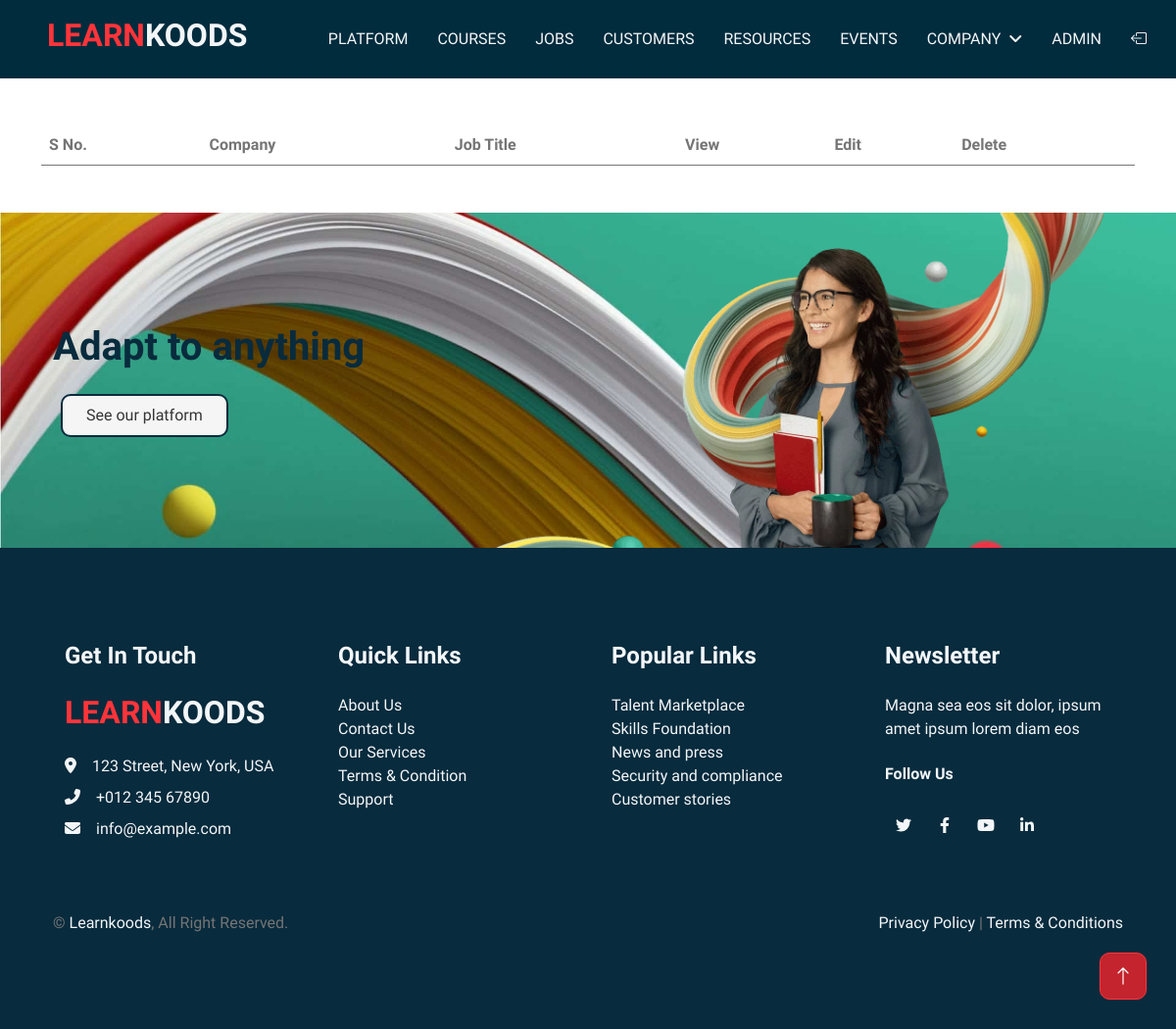
Page /jobprofile/ (signed in) on the earlier database version.
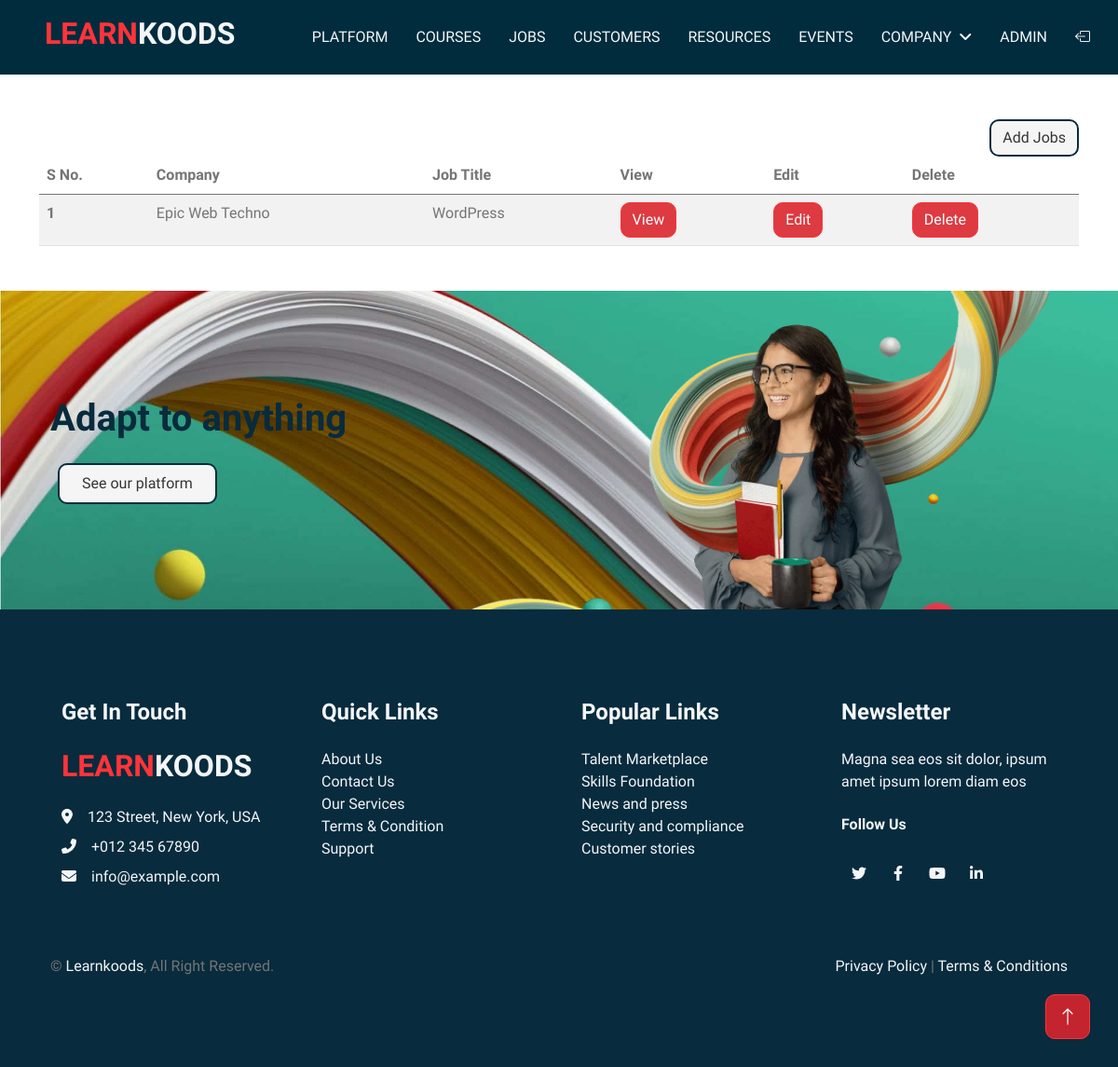
Same page on the later database version.
### jobs/models.py (models this page shows)
class Job(models.Model):
    job_id = models.AutoField(primary_key=True)
    user = models.ForeignKey(User, on_delete=models.CASCADE,null=True,blank=True,default=None)
    category = models.ForeignKey(Category,on_delete=models.CASCADE,null = True)
    job_title = models.CharField(max_length=100)
    job_type = models.CharField(choices=JOB_TYPE,default=None, null = True,max_length=50)
    exp_required = models.CharField(max_length=100)
    skills_req =  models.ManyToManyField(skil)
    job_des = HTMLField(blank=True, null=True)
    salary = models.CharField(max_length=20)
    min_salary = models.DecimalField(
        max_digits=10,
        decimal_places=2,
        null=True,
        blank=True,
        verbose_name="Minimum Salary",
        help_text="Enter the minimum salary for this job (e.g., 50000.00)",
    )
    max_salary = models.DecimalField(
        max_digits=10,
        decimal_places=2,
        null=True,
        blank=True,
        verbose_name="Maximum Salary",
        help_text="Enter the maximum salary for this job (e.g., 80000.00)",
    )
    company = models.CharField(max_length=100,null=False,default=None)
    location = models.CharField(max_length=250)
    company_desc = HTMLField(blank=True, null=True)
    url = models.URLField(max_length=200)
    last_update = models.DateField()
    timestamp = models.DateTimeField(auto_now=True)
    job_image = models.ImageField(upload_to='job/', default = "job/jobs-1.jpg")
    job_slug = AutoSlugField(populate_from = 'get_full_slug',unique=True,null=True,default=None)
    is_published = models.BooleanField(default=False)
    is_closed = models.BooleanField(default=False)
    def get_full_slug(self):
        return f"{self.job_title} at {self.company}"
    def __str__(self):
        return self.job_title

### koods/views.py (the view)
# urls.py: path('jobprofile/',views.Jobprofile),
def Jobprofile(request):
    if not request.user.is_authenticated:
        return redirect("/")
    usr = request.user
    jobprofile = Job.objects.filter(user=usr)
    print(jobprofile,"===========jobdata")
    data={
        'title':'Learnkoods',
        'jobprofile':jobprofile
    }
    return render(request,"jobprofile.html",data)

### templates/jobprofile.html (shortened to what this page needs)
{% extends 'base.html' %} {% block content %}
<div class="container my-5">
    {% if user.is_authenticated and user.profile.is_job == True %}
        <div style="float: right;">
            <a href="/add_jobs"><button class="btn btn-grey">Add Jobs</button></a>
        </div>
    {% endif %}
<table class="table table-striped">
    <thead>
        <tr>
          <th scope="col">S No.</th>
          <th scope="col">Company</th>
          <th scope="col">Job Title</th>
          <th scope="col">View</th>
          <th scope="col">Edit</th>
          <th scope="col">Delete</th>
        </tr>
      </thead>
      <tbody>
        {% for i in jobprofile %}
        <tr>
          <th scope="row">{{forloop.counter}}</th>
          <td>{{i.company}}</td>
          <td>{{i}}</td>
          <td><a href ="/job-details/{{i.job_slug}}" ><button class="btn btn-primary">View</button></a></td>
          <td><a href ="/job-details/{{i.job_slug}}" ><button class="btn btn-primary">Edit</button></a></td>
          <td><a href ="/job-details/{{i.job_slug}}" ><button class="btn btn-primary">Delete</button></a></td>
        </tr>
        {% endfor %}
      </tbody>
</table>
</div>
{% endblock %}

Differences in the rows shown:
added Job: company "Epic Web Techno", job_title "WordPress"
Other differences:
text now shown: "Add Jobs"
